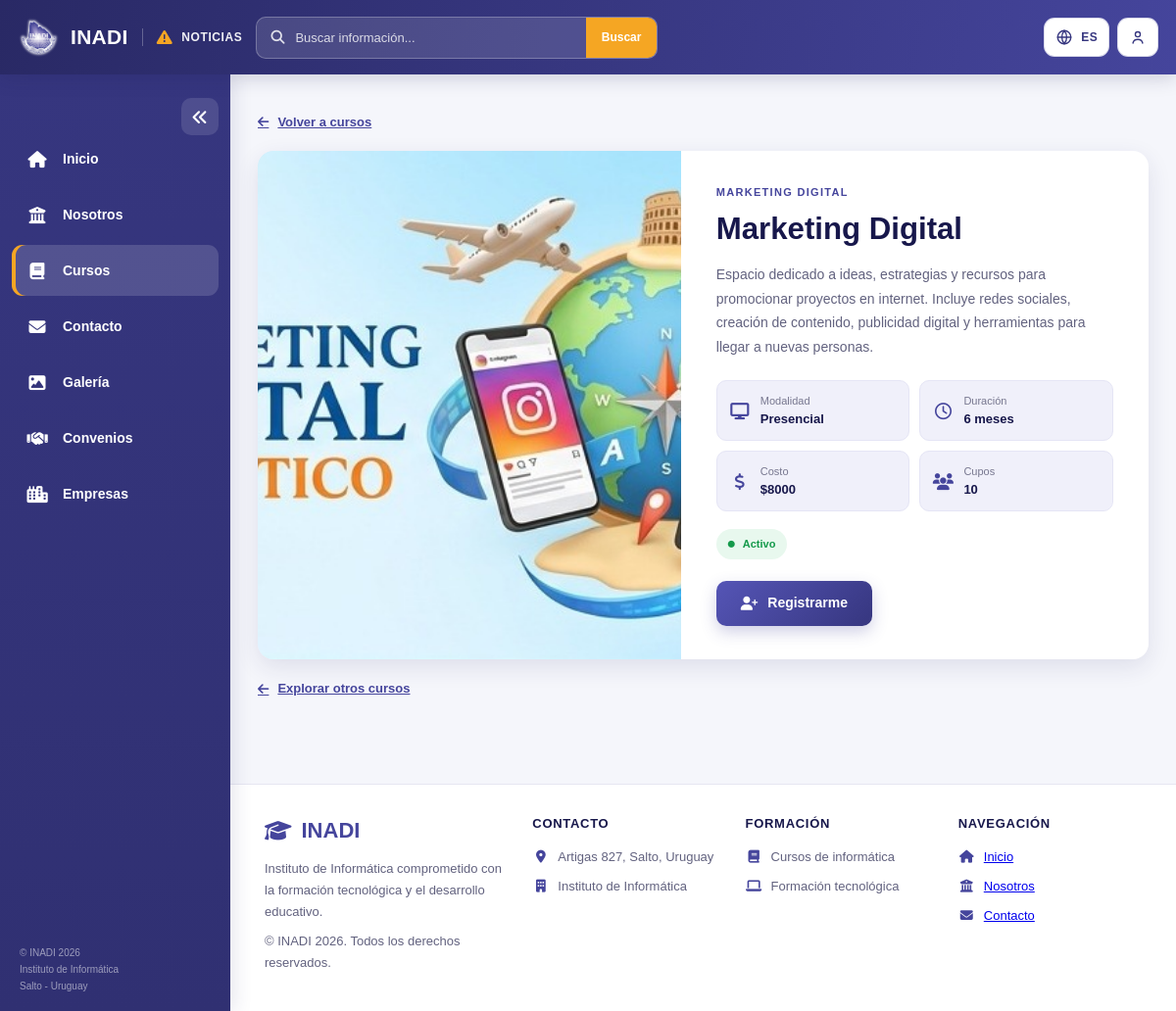
The page /Cursos/curso.php?id=1 on the database its author committed.
### tables this page shows
CREATE TABLE `curso` (
  `id_curso` int(11) NOT NULL,
  `nombre` varchar(150) NOT NULL,
  `modalidad` varchar(50) NOT NULL,
  `duracion` varchar(50) NOT NULL,
  `descripcion` text NOT NULL,
  `costo` decimal(10,0) NOT NULL,
  `cupo` int(11) NOT NULL,
  `estado` varchar(30) NOT NULL,
  `img` varchar(150) NOT NULL,
  `id_categoria` int(11) NOT NULL,
  `nombre_usuario_docente` varchar(255) DEFAULT NULL
);

CREATE TABLE `categoria_cursos` (
  `id_categoria` int(11) NOT NULL,
  `nombre` varchar(100) NOT NULL,
  `descripcion` text NOT NULL
);

### Cursos/curso.php (the view, shortened to what this page needs)
<?php
require_once __DIR__ . '/../database/consultas/conexion.php';
$anioActual = date("Y");
$idCurso = filter_input(
    INPUT_GET,
    'id',
    FILTER_VALIDATE_INT
);
$sql = "
    SELECT
        curso.id_curso,
        curso.nombre,
        curso.modalidad,
        curso.duracion,
        curso.descripcion,
        curso.costo,
        curso.cupo,
        curso.estado,
        curso.img,
        categoria_cursos.nombre AS categoria
    FROM curso
    INNER JOIN categoria_cursos
        ON curso.id_categoria = categoria_cursos.id_categoria
    WHERE curso.id_curso = :idCurso
    LIMIT 1
";
$stmt = $pdo->prepare($sql);
$stmt->execute([
    ':idCurso' => $idCurso
]);
$curso = $stmt->fetch(PDO::FETCH_ASSOC);
function escaparCurso($valor)
{
    return htmlspecialchars(
        (string) ($valor ?? ''),
        ENT_QUOTES,
        'UTF-8'
    );
}
$nombre = escaparCurso($curso['nombre']);
$categoria = escaparCurso($curso['categoria']);
$modalidad = escaparCurso($curso['modalidad']);
$duracion = escaparCurso($curso['duracion']);
$descripcion = escaparCurso($curso['descripcion']);
$costo = escaparCurso($curso['costo']);
$cupo = escaparCurso($curso['cupo']);
$estado = escaparCurso($curso['estado']);
$imagen = trim((string) ($curso['img'] ?? ''));
$rutaImagen = '';
if ($imagen !== '') {
    $nombreImagen = basename(
        str_replace('\\', '/', $imagen)
    );
    $rutaImagen = 'imagenes/' . rawurlencode($nombreImagen);
}
?>
<!DOCTYPE html>
<html lang="es">
<head>
    <link
        rel="stylesheet"
        href="https://cdnjs.cloudflare.com/ajax/libs/font-awesome/6.5.2/css/all.min.css"
    >
    <link rel="stylesheet" href="../Inicio/CSS/stylesinicio.css?v=8">
    <link rel="stylesheet" href="cursostyles.css?v=6">
    <link rel="stylesheet" href="cursocurso.css?v=6">
    <link rel="stylesheet" href="../Estructura/topbar-controls.css">
</head>
<body>
<div class="page">
    <header class="topbar">
        <div class="topbar-left">
            <a href="../Inicio/inicioindex.php" class="top-logo">
                <img src="../Elementos Gráficos/Logo Inadi con Brillo.png"
                     alt="Logo INADI">
                <span>INADI</span>
            </a>
            <div class="news">
                <i class="fa-solid fa-triangle-exclamation"></i>
                <span>NOTICIAS</span>
            </div>
        </div>
        <div class="top-search">
            <form action="cursosindex.php" method="GET">
                <i class="fa-solid fa-magnifying-glass"></i>
                <input
                    type="search"
                    name="buscar"
                    placeholder="Buscar información..."
                    aria-label="Buscar información">
                <button type="submit">Buscar</button>
            </form>
        </div>
        <div class="topbar-right">
        </div>
    </header>
    <aside class="sidebar" aria-label="Menú principal">
        <button
            class="sidebar-toggle"
            id="sidebarToggle"
            type="button"
            aria-label="Contraer menú"
            aria-expanded="true"
            title="Contraer menú">
            <i class="fa-solid fa-angles-left" aria-hidden="true"></i>
        </button>
        <ul class="menu">
            <li>
                <a href="../Inicio/inicioindex.php">
                    <i class="fa-solid fa-house"></i>
                    <span>Inicio</span>
                </a>
            </li>
            <li>
                <a href="../Nosotros/nosotros.php">
                    <i class="fa-solid fa-building-columns"></i>
                    <span>Nosotros</span>
                </a>
            </li>
            <li class="active">
                <a href="cursosindex.php" aria-current="page">
                    <i class="fa-solid fa-book"></i>
                    <span>Cursos</span>
                </a>
            </li>
            <li>
                <a href="../Contacto/contacto.php">
                    <i class="fa-solid fa-envelope"></i>
                    <span>Contacto</span>
                </a>
            </li>
            <li>
                <a href="../Galeria/galeria.php">
                    <i class="fa-solid fa-image"></i>
                    <span>Galería</span>
                </a>
            </li>
            <li>
                <a href="../Convenios/convenios.php">
                    <i class="fa-solid fa-handshake"></i>
                    <span>Convenios</span>
                </a>
            </li>
            <li>
                <a href="../Empresas/empresas.php">
                    <i class="fa-solid fa-city"></i>
                    <span>Empresas</span>
                </a>
            </li>
        </ul>
        <div class="sidebar-bottom">
            © INADI <?php echo htmlspecialchars($anioActual, ENT_QUOTES, 'UTF-8'); ?><br>
            Instituto de Informática<br>
            Salto - Uruguay
        </div>
    </aside>
    <div class="content">
        <main class="main">
            <a href="cursosindex.php" class="back-button">
                <i class="fa-solid fa-arrow-left"></i>
                Volver a cursos
            </a>
            <section class="course-detail">
                <div class="course-image">
                    <?php if ($rutaImagen !== ''): ?>
                        <img
                            src="<?php echo escaparCurso($rutaImagen); ?>"
                            alt="Imagen del curso <?php echo $nombre; ?>"
                            onerror="this.style.display='none'; this.nextElementSibling.style.display='flex';"
                        >
                    <?php else: ?>
                        <div class="course-no-image">
                            <i class="fa-solid fa-graduation-cap"></i>
                        </div>
                    <?php endif; ?>
                </div>
                <div class="course-information">
                    <span class="course-category">
                        <?php echo $categoria; ?>
                    </span>
                    <h1><?php echo $nombre; ?></h1>
                    <?php if (trim(strip_tags($descripcion)) !== ''): ?>
                        <p class="course-description">
                            <?php echo nl2br($descripcion); ?>
                        </p>
                    <?php endif; ?>
                    <div class="course-data">
                        <?php if ($modalidad !== ''): ?>
                            <div class="data-item">
                                <i class="fa-solid fa-display"></i>
                                <div>
                                    <small>Modalidad</small>
                                    <strong><?php echo $modalidad; ?></strong>
                                </div>
                            </div>
                        <?php endif; ?>
                        <?php if ($duracion !== ''): ?>
                            <div class="data-item">
                                <i class="fa-regular fa-clock"></i>
                                <div>
                                    <small>Duración</small>
                                    <strong><?php echo $duracion; ?></strong>
                                </div>
                            </div>
                        <?php endif; ?>
                        <?php if ($costo !== ''): ?>
                            <div class="data-item">
                                <i class="fa-solid fa-dollar-sign"></i>
                                <div>
                                    <small>Costo</small>
                                    <strong>$<?php echo $costo; ?></strong>
                                </div>
                            </div>
                        <?php endif; ?>
                        <?php if ($cupo !== ''): ?>
                            <div class="data-item">
                                <i class="fa-solid fa-users"></i>
                                <div>
                                    <small>Cupos</small>
                                    <strong><?php echo $cupo; ?></strong>
                                </div>
                            </div>
                        <?php endif; ?>
                    </div>
                    <?php if ($estado !== ''): ?>
                        <div class="course-status">
                            <i class="fa-solid fa-circle"></i>
                            <?php echo $estado; ?>
                        </div>
                    <?php endif; ?>
                    <a
                        href="<?= isset($_SESSION['usuario'])
                            ? 'matricularme.php?id=' . (int) $idCurso
                            : '../registro/index.php' ?>"
                        class="btn-registrarme"
                    >
                        <i class="fa-solid fa-user-plus"></i>
                        Registrarme
                    </a>
                </div>
            </section>
            <div class="bottom-actions">
                <a href="cursosindex.php" class="back-button">
                    <i class="fa-solid fa-arrow-left"></i>
                    Explorar otros cursos
                </a>
            </div>
        </main>
    </div>
    <footer>
        <div class="footer-content">
            <div class="footer-column">
                <div class="footer-brand-title">
                    <i class="fa-solid fa-graduation-cap"></i>
                    <span>INADI</span>
                </div>
                <p class="footer-description">
                    Instituto de Informática comprometido con
                    la formación tecnológica y el desarrollo educativo.
                </p>
                <p class="footer-description">
                    © INADI
                    <?php echo htmlspecialchars($anioActual, ENT_QUOTES, 'UTF-8'); ?>.
                    Todos los derechos reservados.
                </p>
            </div>
            <div class="footer-column">
                <h3>CONTACTO</h3>
                <p>
                    <i class="fa-solid fa-location-dot"></i>
                    <span>Artigas 827, Salto, Uruguay</span>
                </p>
                <p>
                    <i class="fa-solid fa-building"></i>
                    <span>Instituto de Informática</span>
                </p>
            </div>
            <div class="footer-column">
                <h3>FORMACIÓN</h3>
                <p>
                    <i class="fa-solid fa-book"></i>
                    <span>Cursos de informática</span>
                </p>
                <p>
                    <i class="fa-solid fa-laptop"></i>
                    <span>Formación tecnológica</span>
                </p>
            </div>
            <div class="footer-column">
                <h3>NAVEGACIÓN</h3>
                <p>
                    <i class="fa-solid fa-house"></i>
                    <a href="../Inicio/inicioindex.php">Inicio</a>
                </p>
                <p>
                    <i class="fa-solid fa-building-columns"></i>
                    <a href="../Nosotros/nosotros.php">Nosotros</a>
                </p>
                <p>
                    <i class="fa-solid fa-envelope"></i>
                    <a href="../Contacto/contacto.php">Contacto</a>
                </p>
            </div>
        </div>
    </footer>
</div>
</body>
</html>

### Cursos/cursostyles.css (style rules this page uses)
:root { --courses-primary: #45459c; --courses-primary-dark: #36367f; --courses-primary-deep: #292965; --courses-primary-soft: #eeeeff; --courses-orange: #f5a623; --courses-orange-dark: #e89613; --courses-green: #20c767; --courses-text: #242442; --courses-text-dark: #17174b; --courses-text-muted: #62627f; --courses-white: #ffffff; --courses-background: #f5f6fb; --courses-shadow-sm: 0 3px 12px rgba(40, 40, 100, 0.07); --courses-shadow-md: 0 8px 25px rgba(40, 40, 100, 0.11); --courses-radius-sm: 9px; --courses-radius-md: 14px; }

### Cursos/cursocurso.css (style rules this page uses)
.back-button { display:inline-flex;align-items:center;gap:9px;margin:0 0 20px;color:#45459c;font-size:13px;font-weight:700;transition:color .2s,transform .2s }
.course-detail { display:grid;grid-template-columns:minmax(300px,.95fr) minmax(0,1.05fr);align-items:stretch;width:100%;max-width:1180px;min-height:430px;margin:0 auto;background:#fff;border-radius:16px;overflow:hidden;box-shadow:0 8px 25px rgba(40,40,100,.11) }
.course-image { position:relative;width:100%;min-width:0;min-height:430px;overflow:hidden;background:#e9e9f6 }
.course-image img { display:block;width:100%;height:100%;min-height:430px;max-height:560px;object-fit:cover;object-position:center;border-radius:0 }
.course-information { display:flex;flex-direction:column;align-items:flex-start;justify-content:center;min-width:0;padding:34px clamp(22px,3vw,38px) }
.course-category { display:inline-block;margin-bottom:10px;color:#45459c;font-size:11px;font-weight:800;letter-spacing:1.3px;text-transform:uppercase }
.course-information h1 { margin:0 0 16px;color:#17174b;font-size:clamp(25px,2.6vw,35px);line-height:1.2;overflow-wrap:anywhere }
.course-description { margin:0 0 22px;color:#62627f;font-size:14px;line-height:1.75;overflow-wrap:anywhere }
.course-data { display:grid;grid-template-columns:repeat(2,minmax(0,1fr));width:100%;gap:10px;margin-bottom:18px }
.data-item { display:flex;align-items:center;gap:10px;min-width:0;padding:12px;background:#f0f0fa;border:1px solid #e5e5f5;border-radius:10px;transition:transform .2s,box-shadow .2s }
.data-item>i { width:22px;flex:0 0 22px;color:#45459c;font-size:17px;text-align:center }
.data-item div { display:flex;flex-direction:column;min-width:0 }
.data-item small { color:#77778f;font-size:11px }
.data-item strong { color:#17174b;font-size:13px;overflow-wrap:anywhere }
.course-status { display:inline-flex;align-items:center;gap:8px;width:fit-content;max-width:100%;margin:0 0 18px;padding:7px 12px;border-radius:20px;background:#e8f8ee;color:#159a4b;font-size:11px;font-weight:700 }
.course-status i { font-size:7px }
.btn-registrarme { display:inline-flex;align-items:center;justify-content:center;gap:10px;min-height:46px;margin-top:4px;padding:0 25px;border:0;border-radius:10px;background:linear-gradient(135deg,#5555b6,#36367f);color:#fff!important;font-size:14px;font-weight:700;text-decoration:none;box-shadow:0 6px 16px rgba(69,69,156,.25);transition:transform .2s,box-shadow .2s,background .2s }
.bottom-actions { margin-top:18px }
.bottom-actions .back-button { margin-bottom:0 }

### rows shown on the page
curso: img (picture), id_categoria.nombre "MARKETING DIGITAL", descripcion "Espacio dedicado a ideas, estrategias y recursos para promocionar proyectos en internet. Incluye redes sociales, creación de contenido, publicidad digital y herramientas para llegar a nuevas personas.", modalidad "Presencial", duracion "6 meses", costo "8000", cupo "10", estado "Activo"

### other values the page prints
$nombre "Marketing Digital"
